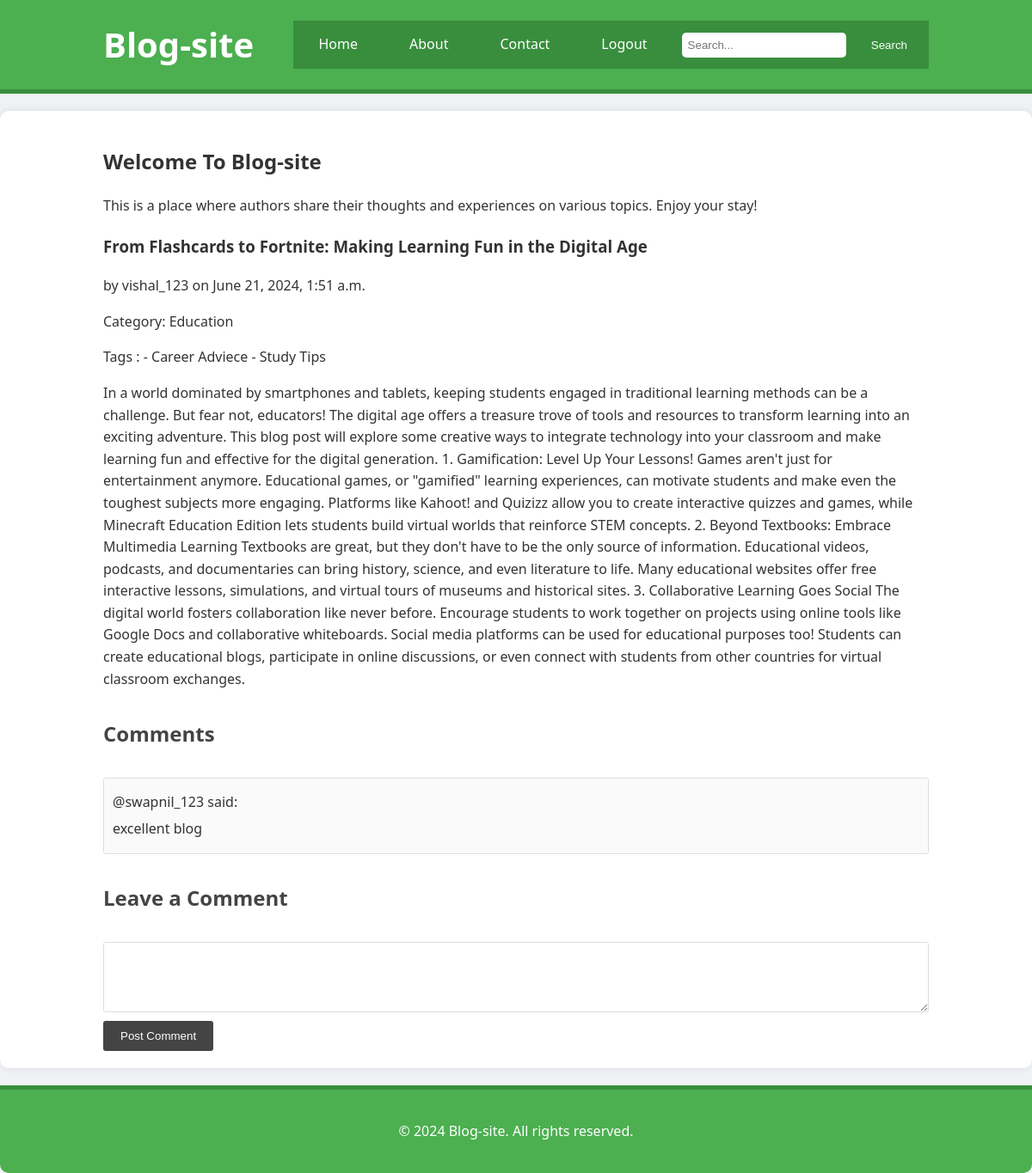
Page /home/post/2/ (signed in) on the committed database.
### myblog/models.py (models this page shows, shortened)
class Post(models.Model):
    title = models.CharField(max_length=255)
    content = models.TextField()
    publish_date = models.DateTimeField(auto_now_add=True)
    author = models.ForeignKey(User, on_delete=models.CASCADE, limit_choices_to={'user_type': 'author'})  # Restrict authors
    category = models.ForeignKey(Category, on_delete=models.CASCADE, null=True, blank=True)  # Optional category
    tags = models.ManyToManyField(Tag)

class User(AbstractUser):
    TYPE_CHOICES = (
        ('author', 'Author'),
        ('reader', 'Reader'),
    )
    user_type = models.CharField(max_length=10, choices=TYPE_CHOICES, default='reader')

class Category(models.Model):
    name = models.CharField(max_length=255)

class Tag(models.Model):
    name = models.CharField(max_length=50)

class Comment(models.Model):
    content = models.TextField()
    author = models.ForeignKey(User, on_delete=models.CASCADE, limit_choices_to={'user_type': 'reader'})  # Restrict to readers
    post = models.ForeignKey(Post, on_delete=models.CASCADE)

### myblog/views.py (the view)
# urls.py: path('post/<int:id>/', detail_view, name='detail'),
@login_required
def detail_view(request, id):
    post = get_object_or_404(Post, id=id)
    return render(request, 'myblog/detail_post.html', {'post': post})

### templates/myblog/detail_post.html (shortened to what this page needs)
{% extends 'base.html' %}
{% block content %}
{% load static %}
<link rel="stylesheet" type="text/css" href="{% static 'blogsite/static/css/comment_style.css' %}">
<section class="intro">
    <h2>Welcome To Blog-site</h2>
    <p>This is a place where authors share their thoughts and experiences on various topics. Enjoy your stay!</p>
</section>
<section class="posts">
    <article>
        <h3>{{ post.title }}</h3>
        <p>by {{ post.author.username }} on {{ post.publish_date }}</p>
        <p>
            Category:
            {% if post.category %}
                {{ post.category.name }}
            {% else %}
                No Category
            {% endif %}
        </p>
        <div class="tags">
            Tags :
            {% for tag in post.tags.all %}
                <span> - {{ tag.name }}   </span>
            {% endfor %}
        </div>
        <p>{{ post.content }}</p>
        <section class="comments">
            <h4>Comments</h4>
            {% for comment in post.comment_set.all %}
                <div class="comment">
                    <p>@{{ comment.author.username }}  said:</p>
                    <p>{{ comment.content }} </p>
                </div>
            {% endfor %}
        </section>
        {% if user.is_authenticated and user.user_type == 'reader' %}
            <section class="comment-form">
                <h4>Leave a Comment</h4>
                <form action="{% url 'add_comment' post.id %}" method="post">
                    <textarea name="content" rows="4" required></textarea>
                    <button type="submit">Post Comment</button>
                </form>
            </section>
        {% endif %}
    </article>
</section>
{% endblock %}

### blogsite/static/css/style.css (style rules this page uses)
body { font-family: 'Segoe UI', Tahoma, Geneva, Verdana, sans-serif; margin: 0; padding: 0; line-height: 1.6; background-color: #f0f2f5; color: #333; }

### blogsite/static/css/comment_style.css (style rules this page uses)
.comments { margin-top: 20px; }
.comments h4 { font-size: 1.5em; color: #444; }
.comments .comment { background: #fafafa; padding: 10px; margin-bottom: 10px; border: 1px solid #ddd; border-radius: 3px; }
.comments .comment p { margin: 5px 0; }
.comment-form { margin-top: 20px; }
.comment-form h4 { font-size: 1.5em; color: #444; }
.comment-form form { display: flex; flex-direction: column; }
.comment-form textarea { resize: vertical; padding: 10px; font-size: 1em; border: 1px solid #ddd; border-radius: 3px; margin-bottom: 10px; }
.comment-form button { align-self: flex-start; background: #444; color: #fff; padding: 10px 20px; border: none; border-radius: 3px; cursor: pointer; }

### templates/base.html (style rules this page uses)
body { font-family: 'Segoe UI', Tahoma, Geneva, Verdana, sans-serif; margin: 0; padding: 0; line-height: 1.6; background-color: #f0f2f5; color: #333; }

### rows in the picture
Post: title "From Flashcards to Fortnite: Making Learning Fun in the Digital Age", author.username "vishal_123", publish_date "June 21, 2024, 1:51 a.m.", category.name "Education", content "In a world dominated by smartphones and tablets, keeping students engaged in traditional learning methods can be a challenge. But fear not, educators! The digital age offers a treasure trove of tools and resources to transform learning into an exciting adventure. This blog post will explore some creative ways to integrate technology into your classroom and make learning fun and effective for the digital generation. 1. Gamification: Level Up Your Lessons! Games aren't just for entertainment anymore. Educational games, or \"gamified\" learning experiences, can motivate students and make even the toughest subjects more engaging. Platforms like Kahoot! and Quizizz allow you to create interactive…"
Tag: name "Career Adviece"
Tag: name "Study Tips"
Comment: author.username "swapnil_123", content "excellent blog"
